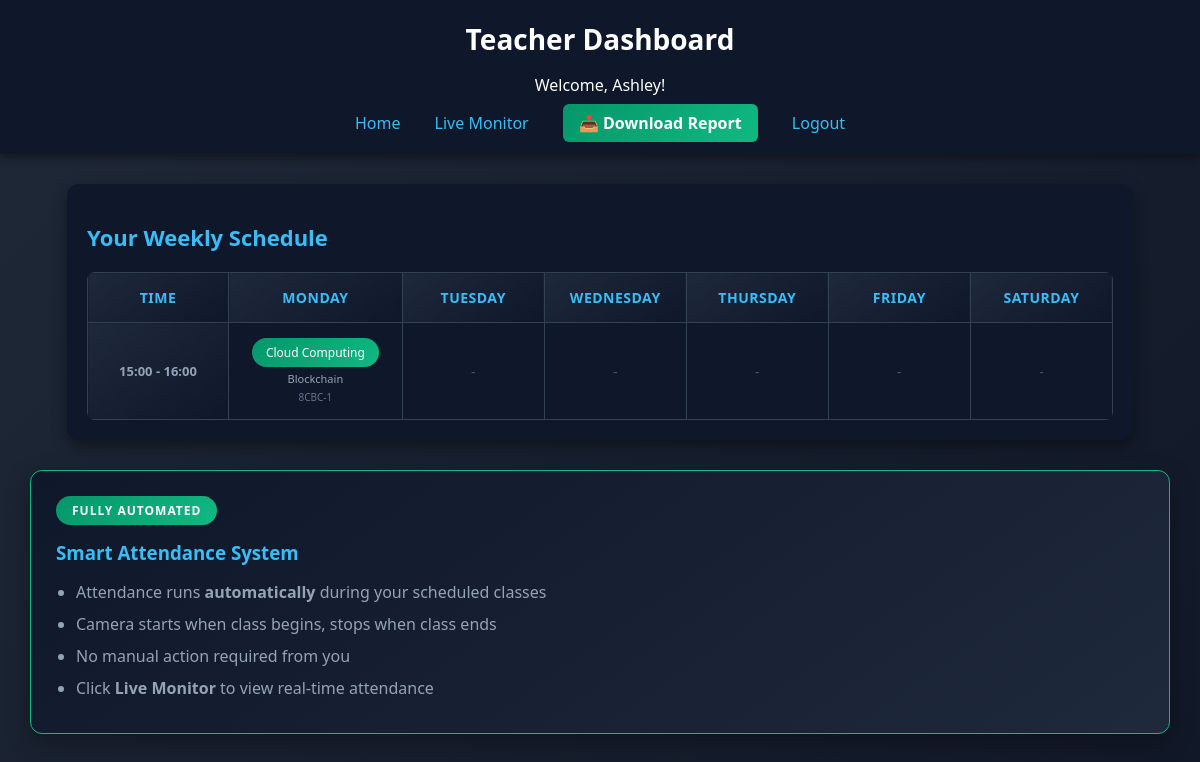
/teacher (signed in), run on an earlier commit of the app's database.
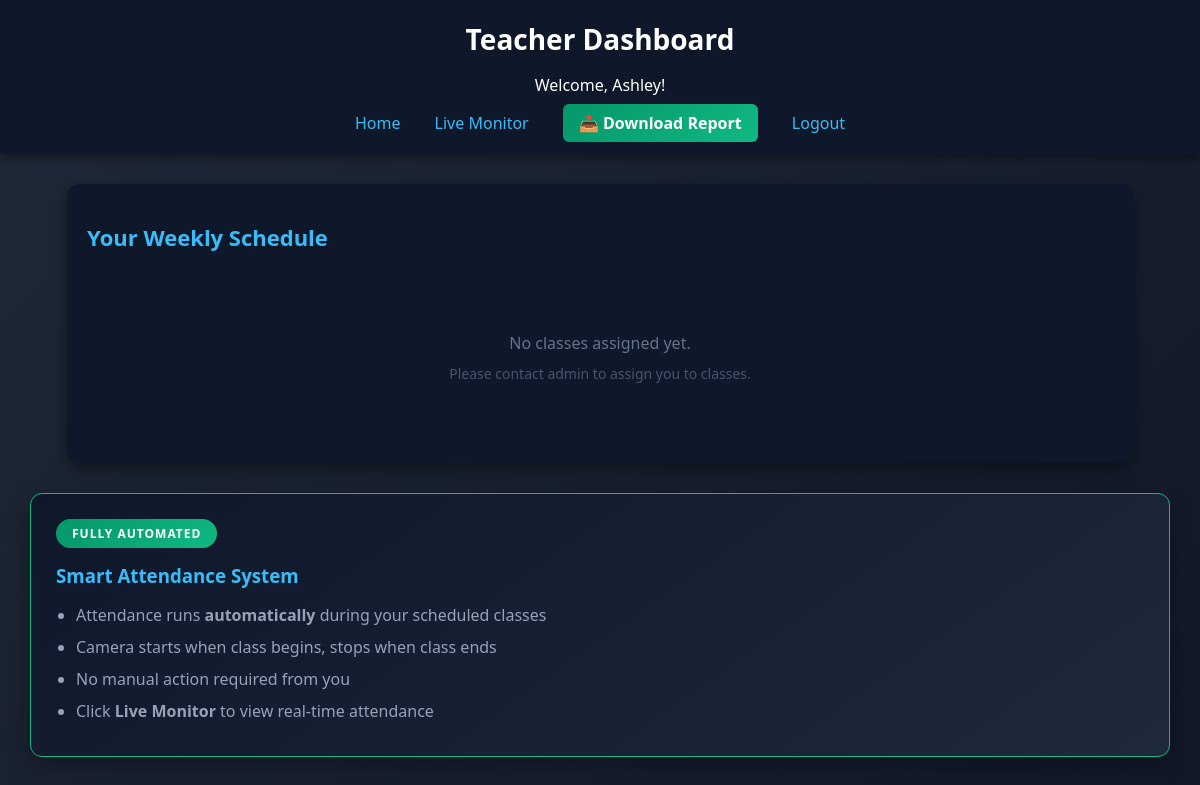
And on a later commit of the database.
### tables this page shows
CREATE TABLE subjects (
    id INTEGER PRIMARY KEY AUTOINCREMENT,
    subject_name TEXT NOT NULL
);

CREATE TABLE classes (
    id INTEGER PRIMARY KEY AUTOINCREMENT,
    class_name TEXT NOT NULL,
    room_no TEXT
);

### backend/app.py (the view)
@app.route("/teacher")
def teacher_dashboard():
    if session.get("role") != "teacher":
        return redirect("/login")
    teacher_id = session["user_id"]
    conn = get_connection()
    cursor = conn.cursor()
    cursor.execute("""
        SELECT timetable.day, timetable.start_time, timetable.end_time,
               subjects.subject_name, classes.class_name, classes.room_no
        FROM timetable
        JOIN subjects ON timetable.subject_id = subjects.id
        JOIN classes ON timetable.class_id = classes.id
        WHERE timetable.teacher_id = ?
    """, (teacher_id,))
    rows = cursor.fetchall()
    conn.close()
    timetable = {}
    timeslots = set()
    for r in rows:
        day = r["day"]
        time_range = f"{r['start_time']} - {r['end_time']}"
        timetable[(day, time_range)] = {
            "subject": r["subject_name"],
            "class": r["class_name"],
            "room": r["room_no"]
        }
        timeslots.add(time_range)
    timeslots = sorted(list(timeslots))
    return render_template("teacher_dashboard.html",
                           name=session["name"],
                           timetable=timetable,
                           timeslots=timeslots)

### backend/app.py (called while the page is built)
def get_connection():
    conn = sqlite3.connect(DB_PATH)
    conn.row_factory = sqlite3.Row
    return conn

### frontend/templates/teacher_dashboard.html (shortened to what this page needs)
<!DOCTYPE html>
<html lang="en">
<head>
    <link rel="stylesheet" href="/static/style.css">
</head>
<body>
    <div class="header">
        <h1>Teacher Dashboard</h1>
        <p>Welcome, {{ name }}!</p>
        <nav class="nav-links">
            <a href="/teacher">Home</a>
            <a href="/" target="_blank">Live Monitor</a>
            <a href="/teacher/download_report" class="download-btn">📥 Download Report</a>
            <a href="/logout">Logout</a>
        </nav>
    </div>
    <div class="dashboard-content">
        <div class="table-container">
            <h2 class="section-title">Your Weekly Schedule</h2>
            {% if timeslots %}
            <table class="weekly-table">
                <thead>
                    <tr>
                        <th class="time-header">Time</th>
                        <th>Monday</th>
                        <th>Tuesday</th>
                        <th>Wednesday</th>
                        <th>Thursday</th>
                        <th>Friday</th>
                        <th>Saturday</th>
                    </tr>
                </thead>
                <tbody>
                    {% for time in timeslots %}
                    <tr>
                        <td class="time-cell">{{ time }}</td>
                        {% for day in ["Monday", "Tuesday", "Wednesday", "Thursday", "Friday", "Saturday"] %}
                        <td class="subject-cell">
                            {% set slot = timetable.get((day, time)) %}
                            {% if slot %}
                            <div class="teacher-slot">
                                <span class="subject-tag">{{ slot.subject }}</span>
                                <span class="class-info">{{ slot.class }}</span>
                                <span class="room-info">{{ slot.room }}</span>
                            </div>
                            {% else %}
                            <span class="empty-slot">-</span>
                            {% endif %}
                        </td>
                        {% endfor %}
                    </tr>
                    {% endfor %}
                </tbody>
            </table>
            {% else %}
            <div class="empty-state">
                <p>No classes assigned yet.</p>
                <p class="hint">Please contact admin to assign you to classes.</p>
            </div>
            {% endif %}
        </div>
        <div class="info-card auto-system">
            <div class="auto-badge">FULLY AUTOMATED</div>
            <h3>Smart Attendance System</h3>
            <ul>
                <li>Attendance runs <strong>automatically</strong> during your scheduled classes</li>
                <li>Camera starts when class begins, stops when class ends</li>
                <li>No manual action required from you</li>
                <li>Click <strong>Live Monitor</strong> to view real-time attendance</li>
            </ul>
        </div>
    </div>
</body>
</html>

What changed in the data, as far as the page shows it:
no longer on this page (row edited): subjects: subject "Cloud Computing"
no longer on this page (row edited): classes: class "Blockchain", room "8CBC-1"
Also different on the page:
text no longer shown: "TIME MONDAY TUESDAY WEDNESDAY THURSDAY FRIDAY SATURDAY"
text now shown: "No classes assigned yet. Please contact admin to assign you to classes."
list line gone: "15:00 - 16:00 - - - - -"
